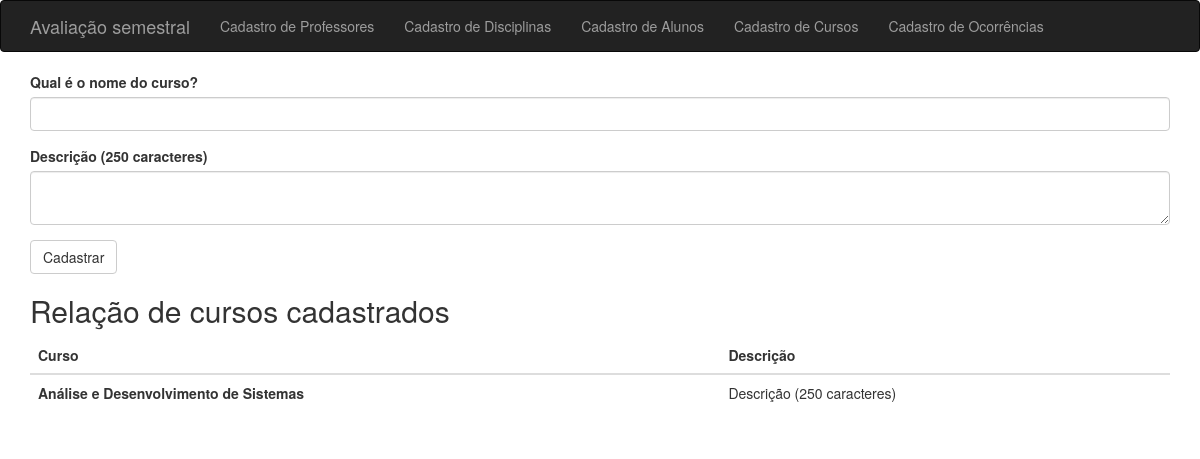
Page /cursos on the committed database.
### hello.py (models this page shows)
class Course(db.Model):
    __tablename__ = 'courses'
    id = db.Column(db.Integer, primary_key=True)
    coursename = db.Column(db.String(64), unique=True, index=True)
    coursedescription = db.Column(db.String(250))
    def __repr__(self):
        return '<Course %r>' % self.coursename

### hello.py (the view, shortened to what this page needs)
@app.route('/cursos', methods=['GET', 'POST'])
def cursos():
    form = CourseForm()
    course_all = Course.query.all();
    print(course_all, flush=True);
    return render_template('cursos.html', form=form, name=session.get('curso'),
                           known=session.get('known', False),
                           course_all=course_all);

### hello.py
class CourseForm(FlaskForm):
    coursename = StringField('Qual é o nome do curso?', validators=[DataRequired()])
    coursedescription = TextAreaField('Descrição (250 caracteres)', validators=[DataRequired()])
    submit = SubmitField('Cadastrar')

### templates/cursos.html (shortened to what this page needs)
{% extends "base.html" %}
{% import "bootstrap/wtf.html" as wtf %}
{% block page_content %}
{{ wtf.quick_form(form) }}
<h2>Relação de cursos cadastrados</h2>
<table class="table">
    <thead>
        <tr>
            <th>Curso</th>
            <th>Descrição</th>
        </tr>
    </thead>
    <tbody>
        {% for key in course_all %}
        <tr>
            <td><strong>{{ key.coursename }}</strong></td>
            <td>{{ key.coursedescription }}</td>
        </tr>
        {% endfor %}
    </tbody>
</table>
{% endblock %}

### rows in the picture
Course: coursename "Análise e Desenvolvimento de Sistemas", coursedescription "Descrição (250 caracteres)"
